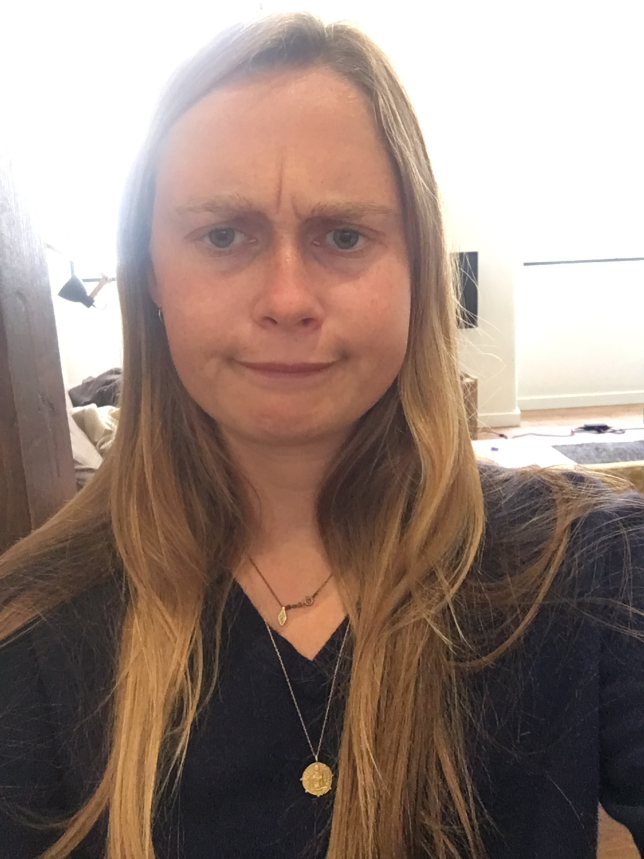
#> input picture myFaceDB/originals/diane_1.jpg, 1932 x 2576 px (shown at 1/3 size); its folder holds only this picture in this run
$ python faceDBMaker.py
#> lines starting #> are read from the running program, lines starting #| are printed output that depends on the picture
#> further down, img is the input picture: shape (2576, 1932, 3); mean B, G, R 121.9, 131, 150.5
### helpers.py
import cv2
import numpy as np

face_cascade = cv2.CascadeClassifier(cv2.data.haarcascades + 'haarcascade_frontalface_default.xml')
eye_cascade = cv2.CascadeClassifier(cv2.data.haarcascades + 'haarcascade_eye.xml')

def normalize(img):
    gray = cv2.cvtColor(img, cv2.COLOR_BGR2GRAY)
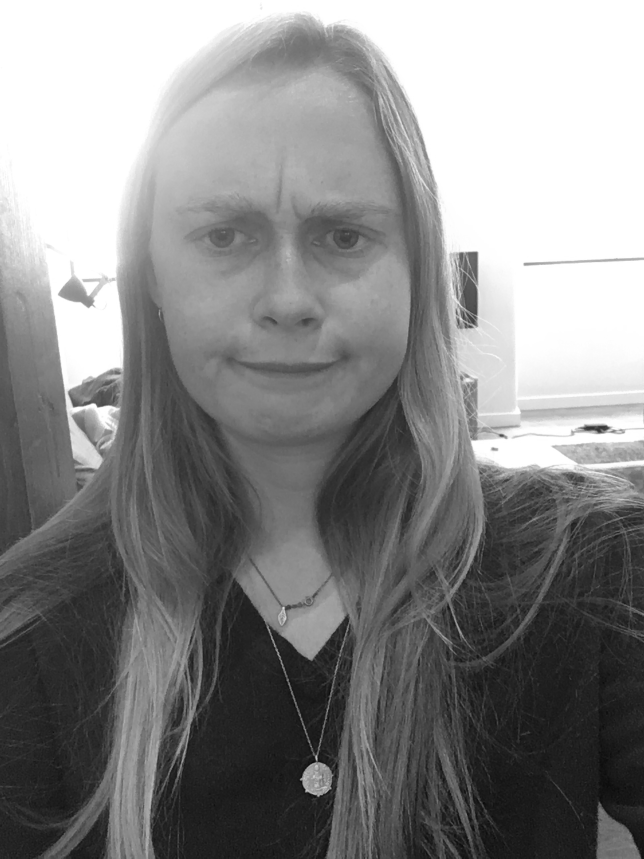
#> gray: shape (2576, 1932) (shown at 1/3 size); min 2, max 255, mean 135.8

    faces = face_cascade.detectMultiScale(gray, 1.4, 5)
#> faces = [[379, 361, 972, 972]]
    for (x,y,w,h) in faces:
        # img = cv2.rectangle(img,(x,y),(x+w,y+h),(255,0,0),2)
        roi_gray = gray[y:y+h, x:x+w]
        eyes = eye_cascade.detectMultiScale(roi_gray, 1.3)
        eyes_centers = []

        for (ex,ey,ew,eh) in eyes:
            eyes_centers.append(np.array((x+(ex + ew//2),y + (ey + eh//2))))

        if len(eyes_centers) >= 2 and eyes_centers is not None:
            eye_one = np.array([eyes_centers[0][0],eyes_centers[0][1],1])
            eye_two = np.array([eyes_centers[1][0],eyes_centers[1][1],1])

            if(eye_one[0] < eye_two[0]):
                left_eye = eye_one
                original_left_eye = eye_one
                right_eye = eye_two
                original_right_eye = eye_two
            else:
                left_eye = eye_two
                original_left_eye = eye_two
                right_eye = eye_one
                original_right_eye = eye_one

            hyp = np.linalg.norm(left_eye-right_eye)
            theta = -np.arcsin((left_eye[1]-right_eye[1])/hyp)

            scale = 1
            alpha = scale*np.cos(theta)
            beta = scale*np.sin(theta)
            rows,cols = gray.shape

            R = np.array([
                [alpha, beta, (1 - alpha) * left_eye[0] - beta * left_eye[1]],
                [-beta, alpha, beta * left_eye[0] + (1 - alpha) * left_eye[1]]
            ])
            rotated_gray = cv2.warpAffine(gray,R,(cols,rows))

            left_eye = R.dot(left_eye)
            right_eye = R.dot(right_eye)

            #Finding the correct scaling
            eyes_distance = np.linalg.norm(right_eye - left_eye)
            ratio = 15/eyes_distance

            #Scaling everything down
            scaled_height = int(np.rint(rows*ratio))
            scaled_width = int(np.rint(cols*ratio))
            left_eye = np.round(left_eye*ratio)
            right_eye = np.round(right_eye*ratio)
            scaled_gray = cv2.resize(rotated_gray, (scaled_width, scaled_height))
            # cv2.line(scaled_gray,(int(left_eye[0]),int(left_eye[1])),(int(right_eye[0]),int(right_eye[1])),(255,0,0), 2)

            normalized_img = scaled_gray[int(left_eye[1]-24):int(left_eye[1]+32), int(left_eye[0]-16):int(right_eye[0]+15)]

            return normalized_img, original_left_eye, original_right_eye, theta, eyes_distance
#> this loop made 1 pass
#> (x, y, w, h, left_eye, original_left_eye, right_eye, original_right_eye) on pass 1: (379, 361, 972, 972, [105, 127], [802, 965, 1], [120, 127], [916, 968, 1])
#> pass 1, in normalize, `roi_gray = gray[y:y+h, x:x+w]`:
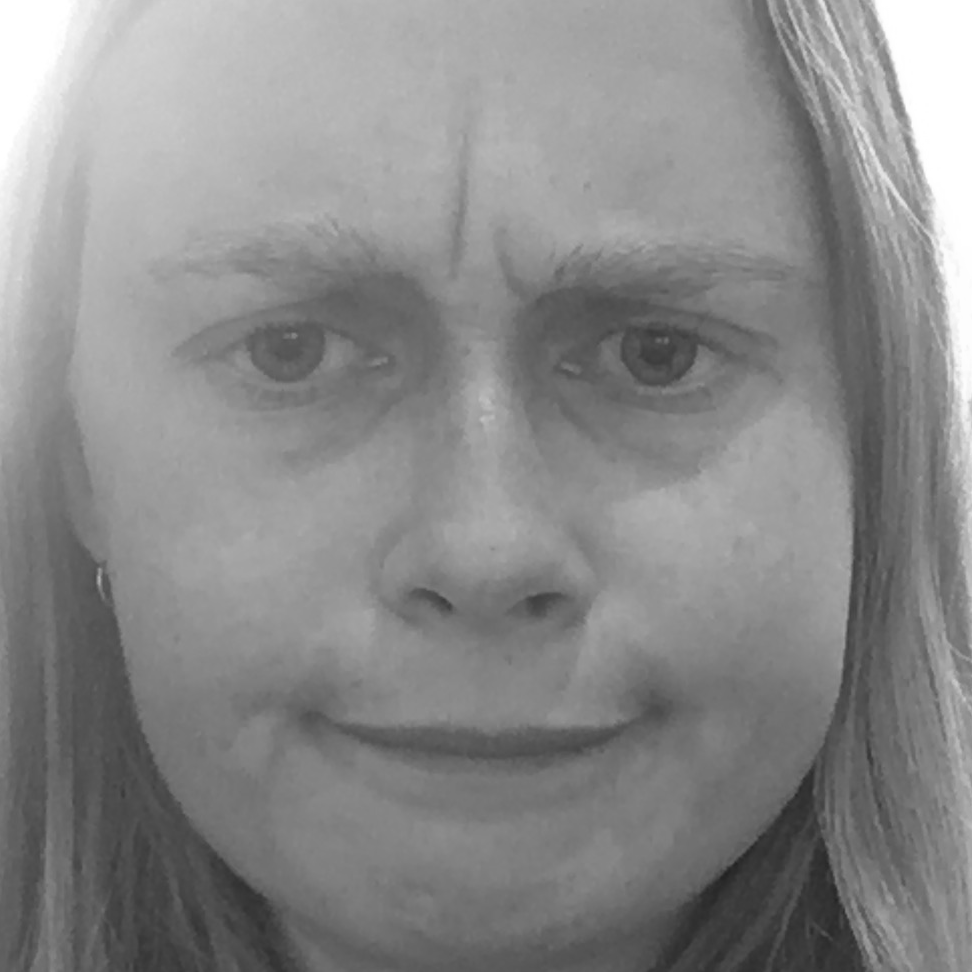
#> roi_gray: shape (972, 972); min 33, max 255, mean 137.3
#> pass 1, in normalize, `rotated_gray = cv2.warpAffine(gray,R,(cols,rows))`:
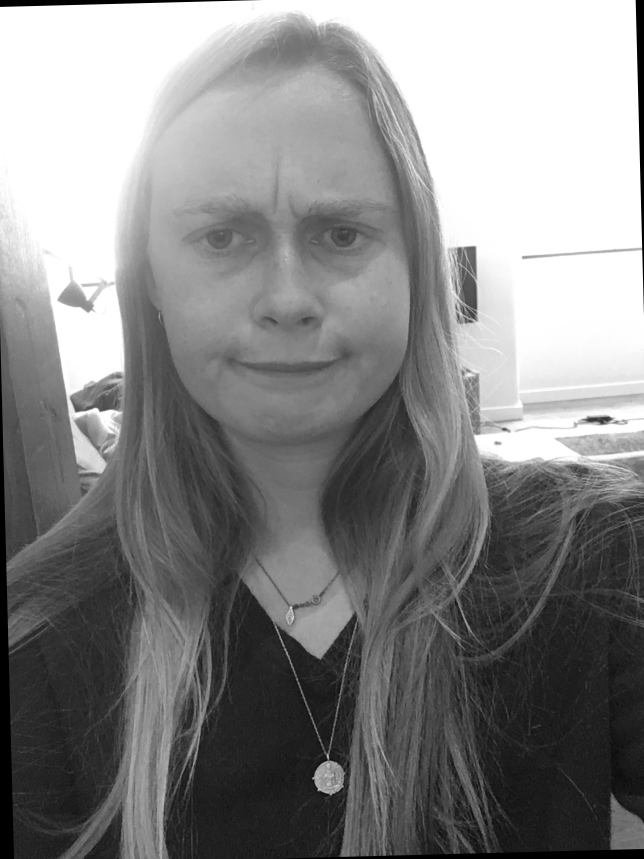
#> rotated_gray: shape (2576, 1932) (shown at 1/3 size); min 0, max 255, mean 133.9
#> pass 1, in normalize, `scaled_gray = cv2.resize(rotated_gray, (scaled_width, scaled_height))`:
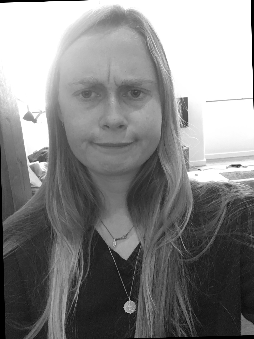
#> scaled_gray: shape (339, 254); min 0, max 255, mean 133.8
#> pass 1, in normalize, `normalized_img = scaled_gray[int(left_eye[1]-24):int(left_eye[1]+32), ..`:
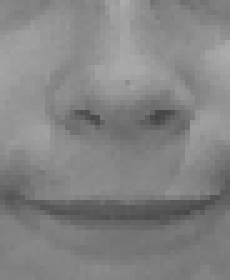
#> normalized_img: shape (56, 46) (shown 5 times larger); min 69, max 171, mean 131.5

    return None, 0, 0, 0, 0

# [42 lines left out: function addOverlay, not called in this run]


### faceDBMaker.py
import cv2
import numpy as np
import os
from helpers import normalize

face_cascade = cv2.CascadeClassifier(cv2.data.haarcascades + 'haarcascade_frontalface_default.xml')
eye_cascade = cv2.CascadeClassifier(cv2.data.haarcascades + 'haarcascade_eye.xml')

for filename in os.listdir('myFaceDB/originals'):
    if filename.endswith(".jpg"):
        print('processing: ' + filename)
        img = cv2.imread('myFaceDB/originals/' + filename)
        img, left_eye, right_eye, theta, eyes_dist = normalize(img)
#> left_eye = [802, 965, 1]; right_eye = [916, 968, 1]; theta = 0.0263; eyes_dist = 114
        if img is not None:
            cv2.imwrite('myFaceDB/normalized/' + filename, img)

$ run again, on myFaceDB/originals/diane_6.jpg
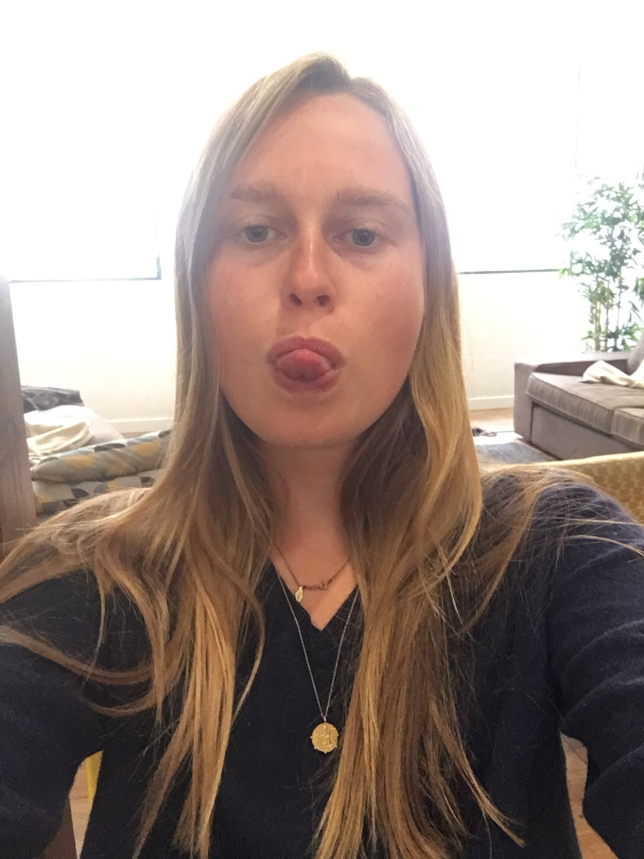
#> input picture myFaceDB/originals/diane_6.jpg, 1932 x 2576 px (shown at 1/3 size)
#> img is the input picture: shape (2576, 1932, 3); mean B, G, R 130.8, 138.4, 154.5
#> faces = [[457, 324, 972, 972]]
#> the loop in normalize, `for (x,y,w,h) in faces:` made 1 pass
#> (x, y, w, h, left_eye, original_left_eye, right_eye, original_right_eye) on pass 1: (457, 324, 972, 972, [41, 38], [767, 703, 1], [56, 38], [961, 903, 1])
#> pass 1, in normalize, `rotated_gray = cv2.warpAffine(gray,R,(cols,rows))`:
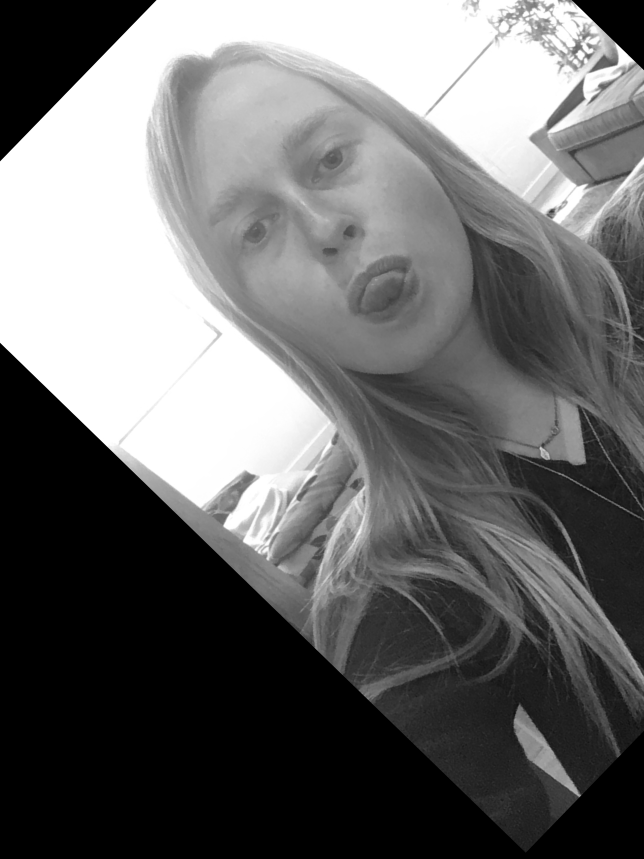
#> rotated_gray: shape (2576, 1932) (shown at 1/3 size); min 0, max 255, mean 108.1
#> pass 1, in normalize, `normalized_img = scaled_gray[int(left_eye[1]-24):int(left_eye[1]+32), ..`:
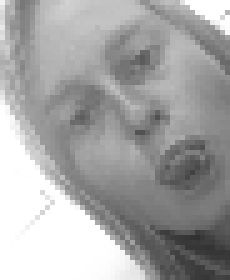
#> normalized_img: shape (56, 46) (shown 5 times larger); min 49, max 255, mean 165.4
#> `img, left_eye, right_eye, theta, eyes_dist = normalize(img)`: left_eye = [767, 703, 1]; right_eye = [961, 903, 1]; theta = 0.801; eyes_dist = 278.6

$ run again, on myFaceDB/originals/guillaume_0.jpg
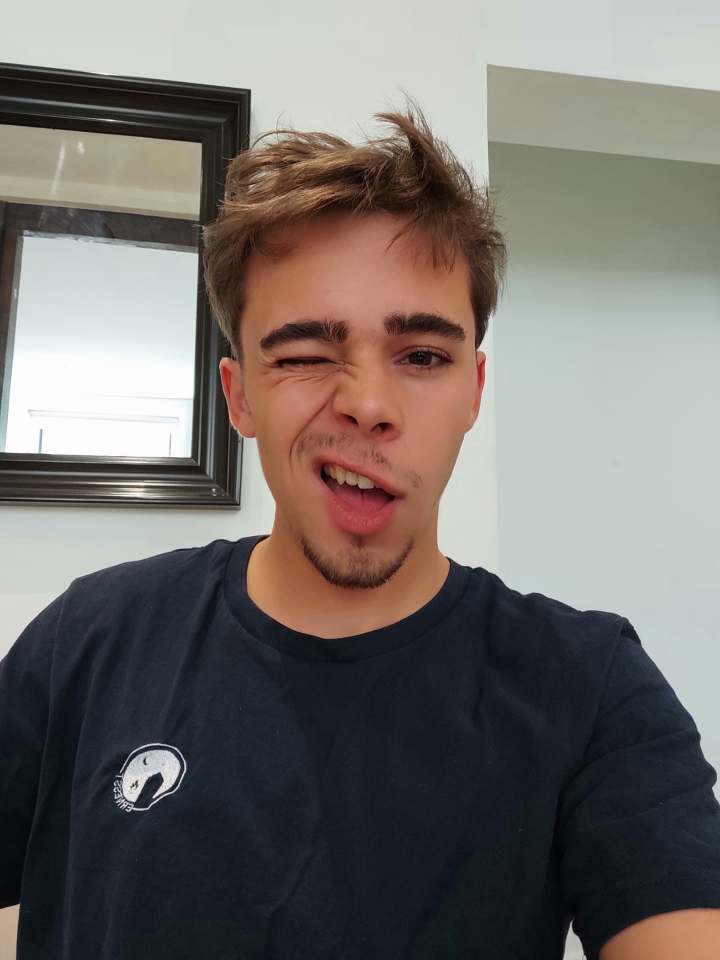
#> input picture myFaceDB/originals/guillaume_0.jpg, 1440 x 1919 px (shown at 1/2 size)
#> img is the input picture: shape (1919, 1440, 3); mean B, G, R 107.3, 111.4, 115.4
#> faces = [[429, 461, 605, 605]]
#> the loop in normalize, `for (x,y,w,h) in faces:` made 1 pass
#> (x, y, w, h, left_eye, original_left_eye, right_eye, original_right_eye) on pass 1: (429, 461, 605, 605, [56, 62], [765, 859, 1], [71, 62], [789, 654, 1])
#> pass 1, in normalize, `rotated_gray = cv2.warpAffine(gray,R,(cols,rows))`:
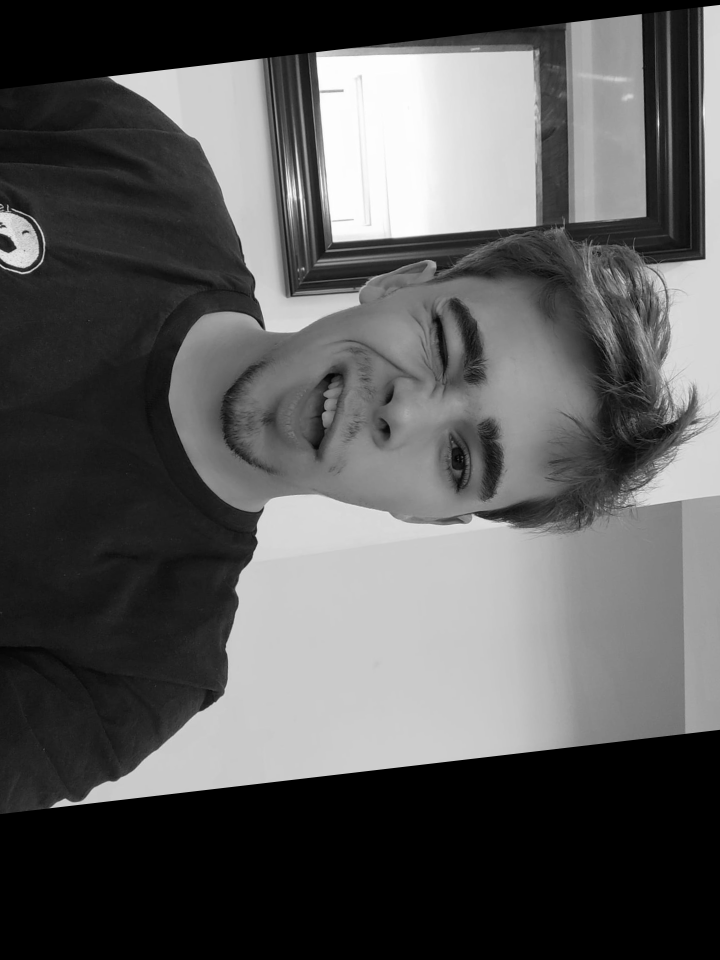
#> rotated_gray: shape (1919, 1440) (shown at 1/2 size); min 0, max 255, mean 88.6
#> pass 1, in normalize, `normalized_img = scaled_gray[int(left_eye[1]-24):int(left_eye[1]+32), ..`:
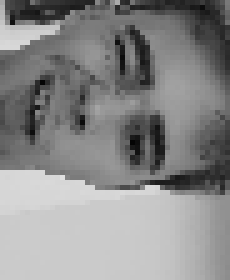
#> normalized_img: shape (56, 46) (shown 5 times larger); min 4, max 223, mean 137.5
#> `img, left_eye, right_eye, theta, eyes_dist = normalize(img)`: left_eye = [765, 859, 1]; right_eye = [789, 654, 1]; theta = -1.45; eyes_dist = 206.4

$ run again, on myFaceDB/originals/diane_2.jpg
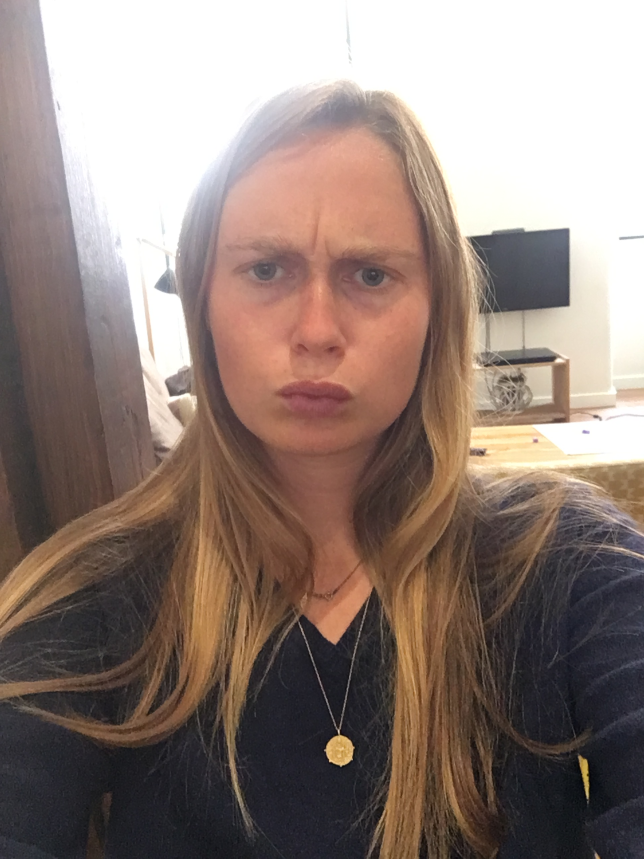
#> input picture myFaceDB/originals/diane_2.jpg, 1932 x 2576 px (shown at 1/3 size)
#> img is the input picture: shape (2576, 1932, 3); mean B, G, R 120.5, 127.8, 144.7
#> faces = [[599, 570, 694, 694], [479, 452, 972, 972]]
#> the loop in normalize, `for (x,y,w,h) in faces:` made 1 pass
#> (x, y, w, h, left_eye, original_left_eye, right_eye, original_right_eye) on pass 1: (599, 570, 694, 694, [137, 161], [898, 1050, 1], [152, 161], [996, 1052, 1])
#> pass 1, in normalize, `roi_gray = gray[y:y+h, x:x+w]`:
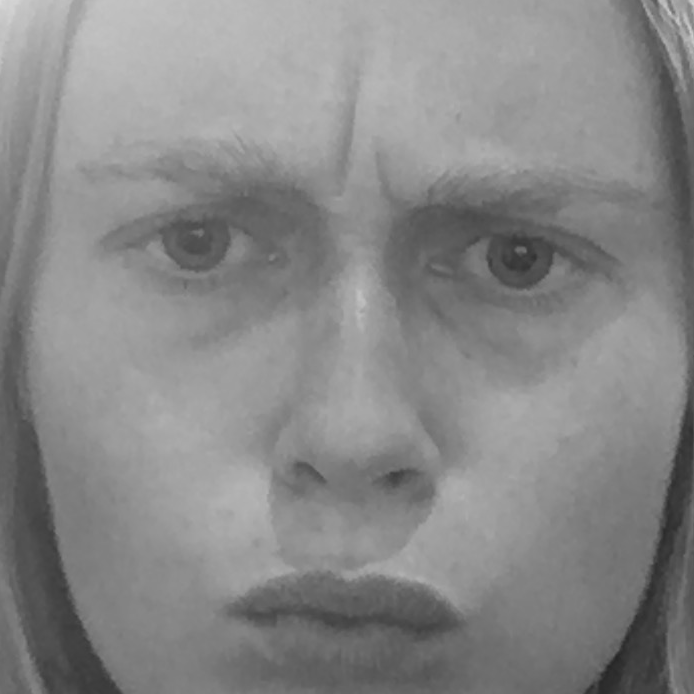
#> roi_gray: shape (694, 694); min 37, max 219, mean 135.7
#> pass 1, in normalize, `normalized_img = scaled_gray[int(left_eye[1]-24):int(left_eye[1]+32), ..`:
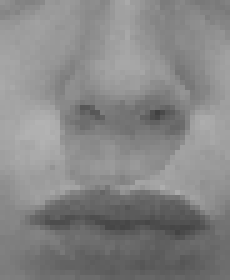
#> normalized_img: shape (56, 46) (shown 5 times larger); min 65, max 178, mean 133.9
#> `img, left_eye, right_eye, theta, eyes_dist = normalize(img)`: left_eye = [898, 1050, 1]; right_eye = [996, 1052, 1]; theta = 0.0204; eyes_dist = 98.02
